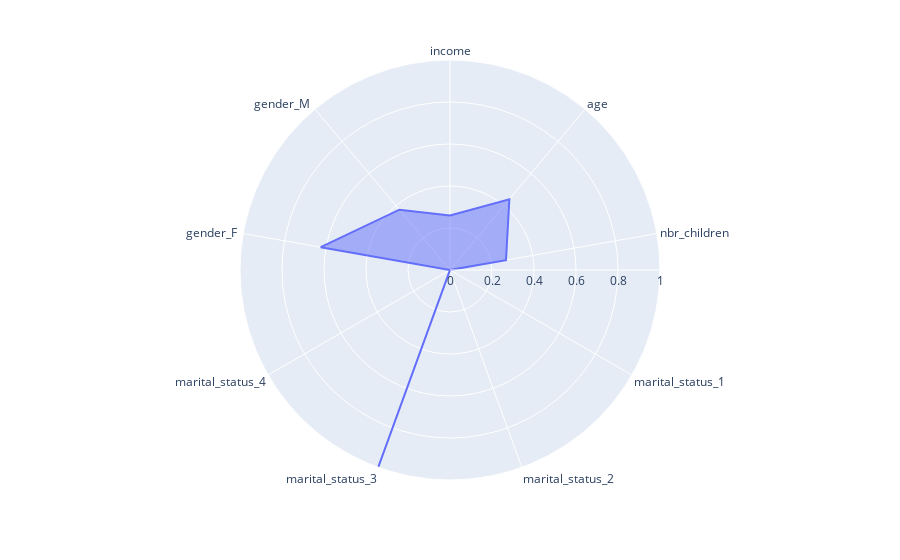

The notebook cell this image was saved under:
### Code cell
fig = px.line_polar(df_normal_two, r=df_normal_two.mean(), theta = df_normal_two.columns, line_close=True)
fig.update_traces(fill='toself')
fig.show()

### Figure 1 — Plotly figure (JSON) as saved in the notebook; plotly's stock layout.template omitted (floating-point values rounded to 4 significant figures)
{"data": [{"fill": "toself", "hovertemplate": "r=%{r}<br>theta=%{theta}<extra></extra>", "legendgroup": "", "line": {"color": "#636efa", "dash": "solid"}, "marker": {"symbol": "circle"}, "mode": "lines", "name": "", "r": [0.2599, 0.4397, 0.2708, 0, 0, 1, 0, 0.625, 0.375, 0.2599], "showlegend": false, "subplot": "polar", "theta": ["income", "age", "nbr_children", "marital_status_1", "marital_status_2", "marital_status_3", "marital_status_4", "gender_F ", "gender_M ", "income"], "type": "scatterpolar"}], "layout": {"legend": {"tracegroupgap": 0}, "margin": {"t": 60}, "polar": {"angularaxis": {"direction": "clockwise", "rotation": 90}, "domain": {"x": [0, 1], "y": [0, 1]}}}}
